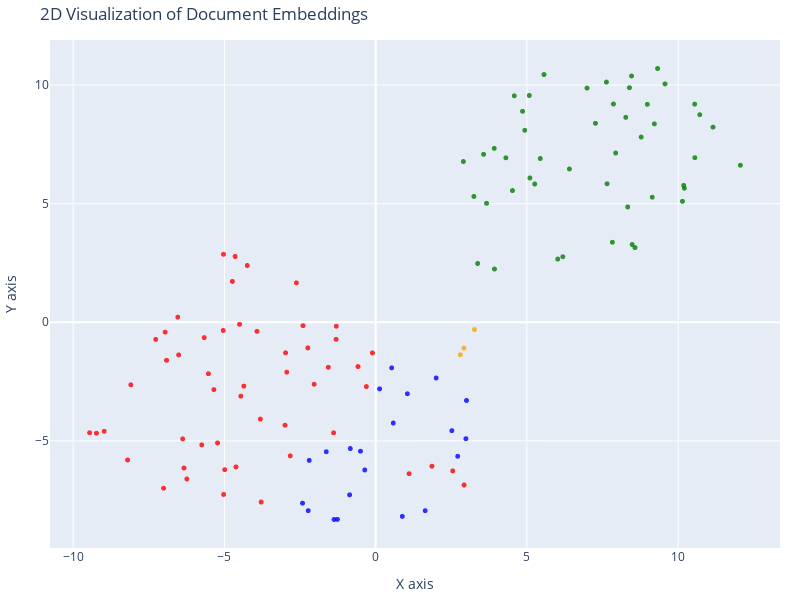

Notebook cell for this chart:
### Code cell
## turn the viz in 2D
tsne = TSNE(n_components=2, random_state=42)
reduced_vectors = tsne.fit_transform(vectors)

## plotly viz
fig = go.Figure(data=[go.Scattergl(
    x=reduced_vectors[:,0],
    y=reduced_vectors[:,1],
    mode='markers',
    marker=dict(color=colors, size=5, opacity=0.8),
    text = [f"Type: {t}<br>Text: {doc[:100]}..." for t, doc in zip(doc_types, documents)],
    hoverinfo='text'
)])

fig.update_layout(
    title="2D Visualization of Document Embeddings", 
    xaxis_title="X axis", 
    yaxis_title="Y axis",
    width=800,
    height=600,
    margin=dict(l=10, r=20, b=10, t=40)
)

fig.show()

### Figure 1 — Plotly figure (JSON) as saved in the notebook; plotly's stock layout.template omitted (floating-point values rounded to 4 significant figures)
{"data": [{"hoverinfo": "text", "marker": {"color": ["blue", "blue", "blue", "blue", "blue", "blue", "blue", "blue", "blue", "blue", "blue", "blue", "blue", "blue", "blue", "blue", "blue", "blue", "blue", "blue", "blue", "red", "red", "red", "red", "red", "red", "red", "red", "red", "red", "red", "red", "red", "red", "red", "red", "red", "red", "red", "red", "red", "red", "red", "red", "red", "red", "red", "red", "red", "red", "red", "red", "red", "red", "red", "red", "red", "red", "red", "red", "red", "red", "red", "red", "red", "red", "red", "red", "red", "red", "red", "red", "orange", "orange", "orange", "green", "green", "green", "green", "green", "green", "green", "green", "green", "green", "green", "green", "green", "green", "green", "green", "green", "green", "green", "green", "green", "green", "green", "green", "green", "green", "green", "green", "green", "green", "green", "green", "green", "green", "green", "green", "green", "green", "green", "green", "green", "green", "green", "green", "green", "green", "green"], "opacity": 0.8, "size": 5}, "mode": "markers", "text": ["Type: products<br>Text: # Product Summary\n\n# Rellm: AI-Powered Enterprise Reinsurance Solution\n\n## Summary\n\nRellm is an inno...", "Type: products<br>Text: ### Seamless Integrations\nRellm's architecture is designed for effortless integration with existing ...", "Type: products<br>Text: ### Regulatory Compliance Tools\nRellm includes built-in compliance tracking features to help organiz...", "Type: products<br>Text: Join the growing number of organizations leveraging Rellm to enhance their reinsurance processes whi...", "Type: products<br>Text: Experience the future of reinsurance with Rellm, where innovation meets reliability. Let Insurellm h...", "Type: products<br>Text: # Product Summary\n\n# Markellm\n\n## Summary\n\nMarkellm is an innovative two-sided marketplace designed ...", "Type: products<br>Text: - **User-Friendly Interface**: Designed with user experience in mind, Markellm features an intuitive...", "Type: products<br>Text: - **Customer Support**: Our dedicated support team is always available to assist both consumers and ...", "Type: products<br>Text: ### For Insurance Companies:\n- **Basic Listing Fee**: $199/month for a featured listing on the platf...", "Type: products<br>Text: ### Q3 2025\n- Initiate a comprehensive marketing campaign targeting both consumers and insurers to i...", "Type: products<br>Text: # Product Summary\n\n# Homellm\n\n## Summary\nHomellm is an innovative home insurance product developed b...", "Type: products<br>Text: ### 2. Dynamic Pricing Model\nWith Homellm's innovative dynamic pricing model, insurance providers ca...", "Type: products<br>Text: ### 5. Multi-Channel Integration\nHomellm seamlessly integrates into existing insurance platforms, pr...", "Type: products<br>Text: - **Basic Tier:** Starting at $5,000/month for small insurers with basic integration features.\n- **S...", "Type: products<br>Text: All tiers include a comprehensive training program and ongoing updates to ensure optimal performance...", "Type: products<br>Text: With Homellm, Insurellm is committed to transforming the landscape of home insurance, ensuring both ...", "Type: products<br>Text: # Product Summary\n\n# Carllm\n\n## Summary\n\nCarllm is an innovative auto insurance product developed by...", "Type: products<br>Text: - **Instant Quoting**: With Carllm, insurance companies can offer near-instant quotes to customers, ...", "Type: products<br>Text: - **Mobile Integration**: Carllm is designed to work seamlessly with mobile applications, providing ...", "Type: products<br>Text: - **Professional Tier**: $2,500/month\n  - For medium-sized companies.\n  - All Basic Tier features pl...", "Type: products<br>Text: ### Q2 2025: Customer Experience Improvements\n- Launch of a new **mobile app** for end-users.\n- Intr...", "Type: contracts<br>Text: # Contract with GreenField Holdings for Markellm\n\n**Effective Date:** November 15, 2023  \n**Contract...", "Type: contracts<br>Text: ## Renewal\n1. **Automatic Renewal**: This contract will automatically renew for sequential one-year ...", "Type: contracts<br>Text: ## Features\n1. **AI-Powered Matching**: Access to advanced algorithms that connect GreenField Holdin...", "Type: contracts<br>Text: ## Support\n1. **Customer Support Access**: The Client will have access to dedicated support through ...", "Type: contracts<br>Text: **Signatures:**  \n_________________________                           _________________________  \n**...", "Type: contracts<br>Text: # Contract with Apex Reinsurance for Rellm: AI-Powered Enterprise Reinsurance Solution\n\n## Terms\n\n1....", "Type: contracts<br>Text: ## Renewal\n\n1. **Automatic Renewal**: This Agreement will automatically renew for successive one-yea...", "Type: contracts<br>Text: 2. **Seamless Integrations**: The architecture of Rellm allows for easy integration with existing sy...", "Type: contracts<br>Text: 1. **Technical Support**: Provider shall offer dedicated technical support to the Client via phone, ...", "Type: contracts<br>Text: **Insurellm, Inc.**  \n_____________________________  \nAuthorized Signature   \nDate: ________________...", "Type: contracts<br>Text: # Contract with Greenstone Insurance for Homellm\n\n---\n\n## Terms\n\n1. **Parties**: This Contract (\"Agr...", "Type: contracts<br>Text: 4. **Payment Terms**: \n   - The Customer shall pay an amount of $10,000 per month for the Standard T...", "Type: contracts<br>Text: ---\n\n## Features\n\n- **AI-Powered Risk Assessment**: Customer will have access to enhanced risk evalu...", "Type: contracts<br>Text: - **Customer Portal**: A dedicated portal will be provided, allowing the Customer's clients to manag...", "Type: contracts<br>Text: ______________________________  \n[Name], [Title]  \nDate: ______________________\n\n**For Greenstone In...", "Type: contracts<br>Text: # Contract with Roadway Insurance Inc. for Carllm\n\n---\n\n## Terms\n\n1. **Agreement Effective Date**: T...", "Type: contracts<br>Text: ---\n\n## Renewal\n\n1. **Automatic Renewal**: This agreement will automatically renew for an additional...", "Type: contracts<br>Text: ---\n\n## Features\n\n1. **Access to Core Features**: Roadway Insurance Inc. will have access to all Pro...", "Type: contracts<br>Text: ---\n\n## Support\n\n1. **Technical Support**: Roadway Insurance Inc. will receive priority technical su...", "Type: contracts<br>Text: # Contract with Stellar Insurance Co. for Rellm\n\n## Terms\nThis contract is made between **Insurellm*...", "Type: contracts<br>Text: ### Termination\nEither party may terminate this agreement with a **30-day written notice**. In the e...", "Type: contracts<br>Text: ## Features\nStellar Insurance Co. will receive access to the following features of the Rellm product...", "Type: contracts<br>Text: ## Support\nInsurellm provides Stellar Insurance Co. with the following support services:\n\n- **24/7 T...", "Type: contracts<br>Text: # Contract with TechDrive Insurance for Carllm\n\n**Contract Date:** October 1, 2024  \n**Contract Dura...", "Type: contracts<br>Text: ## Renewal\n\n1. **Automatic Renewal**: This contract shall automatically renew for additional one-yea...", "Type: contracts<br>Text: ## Support\n\n1. **Customer Support**: Insurellm will provide 24/7 customer support to TechDrive Insur...", "Type: contracts<br>Text: **TechDrive Insurance Representative:**  \nName: Sarah Johnson  \nTitle: Operations Director  \nDate: _...", "Type: contracts<br>Text: # Contract with Belvedere Insurance for Markellm\n\n## Terms\nThis Contract (\"Agreement\") is made and e...", "Type: contracts<br>Text: ## Renewal\n1. **Renewal Terms**: This Agreement may be renewed for additional one-year terms upon mu...", "Type: contracts<br>Text: ## Features\n1. **AI-Powered Matching**: Belvedere Insurance will benefit from Markellm's AI-powered ...", "Type: contracts<br>Text: ## Support\n1. **Technical Support**: Technical support will be available from 9 AM to 7 PM EST, Mond...", "Type: contracts<br>Text: **Belvedere Insurance**  \nSignature: ______________________  \nName: [Authorized Signatory]  \nTitle: ...", "Type: contracts<br>Text: # Contract with Velocity Auto Solutions for Carllm\n\n**Contract Date:** October 1, 2023  \n**Contract ...", "Type: contracts<br>Text: ## Renewal\n\n1. **Automatic Renewal**: This contract will automatically renew for successive 12-month...", "Type: contracts<br>Text: ## Support\n\n1. **Customer Support**: Velocity Auto Solutions will have access to Insurellm’s custome...", "Type: contracts<br>Text: # Contract with GreenValley Insurance for Homellm\n\n**Contract Date:** October 6, 2023  \n**Contract N...", "Type: contracts<br>Text: 4. **Confidentiality:** Both parties agree to maintain the confidentiality of proprietary informatio...", "Type: contracts<br>Text: 1. **AI-Powered Risk Assessment:** Access to advanced AI algorithms for real-time risk evaluations.\n...", "Type: contracts<br>Text: 3. **Regular Updates:** Insurellm will offer ongoing updates and enhancements to the Homellm platfor...", "Type: contracts<br>Text: # Contract with EverGuard Insurance for Rellm: AI-Powered Enterprise Reinsurance Solution\n\n**Contrac...", "Type: contracts<br>Text: 4. **Usage Rights**: EverGuard Insurance is granted a non-exclusive, non-transferable license to acc...", "Type: contracts<br>Text: 1. **Core Functionality**: Rellm provides EverGuard Insurance with advanced AI-driven analytics, sea...", "Type: contracts<br>Text: 1. **Customer Support**: Insurellm will provide EverGuard Insurance with 24/7 customer support, incl...", "Type: contracts<br>Text: ---\n\n**Signatures**  \n**For Insurellm**: __________________________  \n**Name**: John Smith  \n**Title...", "Type: contracts<br>Text: # Contract with BrightWay Solutions for Markellm\n\n**Contract Date:** October 5, 2023  \n**Contract ID...", "Type: contracts<br>Text: 3. **Service Level Agreement (SLA):**  \n   Insurellm commits to a 99.9% uptime for the platform with...", "Type: contracts<br>Text: 2. **Real-Time Quote Availability:**  \n   Consumers sourced via BrightWay Solutions will receive rea...", "Type: contracts<br>Text: 3. **Training and Onboarding:**  \n   Insurellm agrees to provide one free training session on how to...", "Type: contracts<br>Text: # Contract with Pinnacle Insurance Co. for Homellm\n\n## Terms\nThis contract (\"Contract\") is entered i...", "Type: contracts<br>Text: ## Renewal\n1. **Renewal Terms**: At the end of the initial term, this Contract shall automatically r...", "Type: contracts<br>Text: ## Features\n1. **AI-Powered Risk Assessment**: Utilized for tailored underwriting decisions specific...", "Type: contracts<br>Text: ## Support\n1. **Technical Support**: Insurellm shall provide 24/7 technical support via an email and...", "Type: company<br>Text: # Overview of Insurellm\n\nInsurellm is an innovative insurance tech firm with 200 employees across th...", "Type: company<br>Text: # Careers at Insurellm\n\nInsurellm is hiring! We are looking for talented software engineers, data sc...", "Type: company<br>Text: # About Insurellm\n\nInsurellm was founded by Avery Lancaster in 2015 as an insurance tech startup des...", "Type: employees<br>Text: # HR Record\n\n# Alex Chen\n\n## Summary\n- **Date of Birth:** March 15, 1990  \n- **Job Title:** Backend ...", "Type: employees<br>Text: ## Annual Performance History\n- **2020:**  \n  - Completed onboarding successfully.  \n  - Met expecta...", "Type: employees<br>Text: ## Compensation History\n- **2020:** Base Salary: $80,000  \n- **2021:** Base Salary Increase to $90,0...", "Type: employees<br>Text: Alex Chen continues to be a vital asset at Insurellm, contributing significantly to innovative backe...", "Type: employees<br>Text: # HR Record\n\n# Oliver Spencer\n\n## Summary\n- **Date of Birth**: May 14, 1990  \n- **Job Title**: Backe...", "Type: employees<br>Text: ## Annual Performance History\n- **2018**: **3/5** - Adaptable team player but still learning to take...", "Type: employees<br>Text: ## Compensation History\n- **March 2018**: Initial salary of $80,000.\n- **July 2019**: Salary increas...", "Type: employees<br>Text: # HR Record\n\n# Emily Tran\n\n## Summary\n- **Date of Birth:** March 18, 1991  \n- **Job Title:** Digital...", "Type: employees<br>Text: - **January 2017 - May 2018**: Marketing Intern  \n  - Supported the Marketing team by collaborating ...", "Type: employees<br>Text: - **2021**:  \n  - Performance Rating: Meets Expectations  \n  - Key Achievements: Contributed to the ...", "Type: employees<br>Text: - **Professional Development Goals**:  \n  - Emily Tran aims to become a Marketing Manager within the...", "Type: employees<br>Text: # HR Record\n\n# Jordan Blake\n\n## Summary\n- **Date of Birth:** March 15, 1993  \n- **Job Title:** Sales...", "Type: employees<br>Text: ## Annual Performance History\n- **2021:** First year at Insurellm; achieved 90% of monthly targets. ...", "Type: employees<br>Text: ## Other HR Notes\n- Jordan has shown an interest in continuing education, actively participating in ...", "Type: employees<br>Text: # Avery Lancaster\n\n## Summary\n- **Date of Birth**: March 15, 1985  \n- **Job Title**: Co-Founder & Ch...", "Type: employees<br>Text: - **2010 - 2013**: Business Analyst at Edge Analytics  \n  Prior to joining Innovate, Avery worked as...", "Type: employees<br>Text: - **2018**: **Exceeds Expectations**  \n  Under Avery’s pivoted vision, Insurellm launched two new su...", "Type: employees<br>Text: - **2022**: **Satisfactory**  \n  Avery focused on rebuilding team dynamics and addressing employee c...", "Type: employees<br>Text: ## Compensation History\n- **2015**: $150,000 base salary + Significant equity stake  \n- **2016**: $1...", "Type: employees<br>Text: ## Other HR Notes\n- **Professional Development**: Avery has actively participated in leadership trai...", "Type: employees<br>Text: # HR Record\n\n# Maxine Thompson\n\n## Summary\n- **Date of Birth:** January 15, 1991  \n- **Job Title:** ...", "Type: employees<br>Text: ## Insurellm Career Progression\n- **January 2017 - October 2018**: **Junior Data Engineer**  \n  * Ma...", "Type: employees<br>Text: ## Annual Performance History\n- **2017**: *Meets Expectations*  \n  Maxine showed potential in her ro...", "Type: employees<br>Text: - **2021**: *Exceeds Expectations*  \n  Maxine spearheaded the transition to a new data warehousing s...", "Type: employees<br>Text: ## Compensation History\n- **2017**: $70,000 (Junior Data Engineer)  \n- **2018**: $75,000 (Junior Dat...", "Type: employees<br>Text: # Samantha Greene\n\n## Summary\n- **Date of Birth:** October 14, 1990\n- **Job Title:** HR Generalist\n-...", "Type: employees<br>Text: ## Annual Performance History\n- **2020:** Exceeds Expectations  \n  Samantha Greene demonstrated exce...", "Type: employees<br>Text: ## Compensation History\n- **2020:** Base Salary - $55,000  \n  The entry-level salary matched industr...", "Type: employees<br>Text: - **2023:** Base Salary - $70,000  \n  Recognized for substantial improvement in employee relations m...", "Type: employees<br>Text: # HR Record\n\n# Alex Thomson\n\n## Summary\n- **Date of Birth:** March 15, 1995  \n- **Job Title:** Sales...", "Type: employees<br>Text: ## Annual Performance History  \n- **2022** - Rated as \"Exceeds Expectations.\" Alex Thomson achieved ...", "Type: employees<br>Text: ## Other HR Notes\n- Alex Thomson is an active member of the Diversity and Inclusion committee at Ins...", "Type: employees<br>Text: # HR Record\n\n# Samuel Trenton\n\n## Summary\n- **Date of Birth:** April 12, 1989  \n- **Job Title:** Sen...", "Type: employees<br>Text: ## Annual Performance History\n- **2023:** Rating: 4.5/5  \n  *Samuel exceeded expectations, successfu...", "Type: employees<br>Text: ## Compensation History\n- **2023:** Base Salary: $115,000 + Bonus: $15,000  \n  *Annual bonus based o...", "Type: employees<br>Text: - **Engagement in Company Culture:** Regularly participates in team-building events and contributes ...", "Type: employees<br>Text: # HR Record\n\n# Alex Harper\n\n## Summary\n- **Date of Birth**: March 15, 1993  \n- **Job Title**: Sales ...", "Type: employees<br>Text: ## Annual Performance History  \n- **2021**:  \n  - **Performance Rating**: 4.5/5  \n  - **Key Achievem...", "Type: employees<br>Text: - **2022**:  \n  - **Base Salary**: $65,000 (Promotion to Senior SDR)  \n  - **Bonus**: $13,000 (20% o...", "Type: employees<br>Text: # HR Record\n\n# Jordan K. Bishop\n\n## Summary\n- **Date of Birth:** March 15, 1990\n- **Job Title:** Fro...", "Type: employees<br>Text: ## Annual Performance History\n- **2019:** Exceeds Expectations - Continuously delivered high-quality...", "Type: employees<br>Text: ## Compensation History\n- **June 2018:** Starting Salary - $85,000\n- **June 2019:** Salary Increase ...", "Type: employees<br>Text: ## Other HR Notes\n- Jordan K. Bishop has been an integral part of club initiatives, including the In...", "Type: employees<br>Text: # HR Record\n\n# Emily Carter\n\n## Summary\n- **Date of Birth:** August 12, 1990  \n- **Job Title:** Acco...", "Type: employees<br>Text: - **2017-2019:** Marketing Intern  \n  - Assisted with market research and campaign development for s...", "Type: employees<br>Text: ## Compensation History\n| Year | Base Salary | Bonus         | Total Compensation |\n|------|--------...", "Type: employees<br>Text: Emily Carter exemplifies the kind of talent that drives Insurellm's success and is an invaluable ass..."], "type": "scattergl", "x": [1.049, 0.1305, 0.5292, 0.5827, 2.001, -0.5021, -0.8387, -1.632, -2.196, -0.3603, 2.519, 2.713, 2.984, 0.882, 1.638, 3.004, -1.264, -1.375, -2.23, -2.417, -0.8607, -5.529, -8.974, 1.106, -2.825, -4.645, -2.978, -2.034, -0.3065, -3.922, -4.244, -6.513, -8.094, 2.548, -5.667, -5.031, -7.01, -8.201, -3.785, -5.025, -2.401, -2.938, -0.1061, -1.302, -6.337, -4.99, -5.748, -6.38, -5.348, -9.456, -1.39, -4.499, -4.736, -6.241, -4.617, -5.227, -7.27, -6.959, 1.86, -6.541, -2.243, -1.564, -0.583, -1.308, -2.62, -4.456, -3.81, -2.996, -4.358, -6.914, -9.229, 2.924, -5.039, 2.799, 3.266, 2.918, 5.1, 10.21, 8.391, 3.929, 5.259, 10.18, 8.46, 4.856, 5.08, 6.988, 4.583, 4.305, 7.861, 3.248, 6.02, 7.826, 8.48, 8.573, 9.567, 6.188, 6.406, 7.652, 9.144, 8.332, 7.934, 11.15, 10.55, 10.55, 10.71, 3.569, 8.778, 2.901, 5.442, 9.215, 8.981, 12.06, 3.92, 8.268, 7.266, 4.522, 10.14, 9.321, 3.668, 4.93, 5.565, 7.629, 3.372], "y": [-3.014, -2.808, -1.921, -4.249, -2.349, -5.436, -5.323, -5.457, -5.822, -6.227, -4.57, -5.65, -4.908, -8.183, -7.943, -3.297, -8.31, -8.314, -7.942, -7.626, -7.276, -2.17, -4.597, -6.384, -5.632, 2.773, -1.289, -2.612, -2.711, -0.3818, 2.393, -1.376, -2.637, -6.266, -0.6466, 2.865, -6.997, -5.805, -7.579, -7.258, -0.1444, -2.104, -1.292, -0.1678, -6.146, -6.214, -5.167, -4.916, -2.84, -4.657, -4.66, -0.08775, 1.723, -6.606, -6.1, -5.088, -0.7202, -0.4165, -6.067, 0.2173, -1.08, -1.899, -1.868, -0.7193, 1.662, -3.114, -4.082, -4.339, -2.692, -1.604, -4.678, -6.861, -0.3454, -1.37, -0.3058, -1.09, 6.085, 5.65, 9.89, 2.243, 5.829, 5.771, 10.38, 8.896, 9.562, 9.873, 9.547, 6.933, 9.201, 5.306, 2.664, 3.374, 3.278, 3.148, 10.05, 2.763, 6.465, 5.839, 5.272, 4.861, 7.135, 8.228, 6.938, 9.197, 8.752, 7.08, 7.808, 6.776, 6.903, 8.366, 9.188, 6.62, 7.332, 8.64, 8.388, 5.553, 5.098, 10.7, 5.015, 8.094, 10.45, 10.13, 2.478]}], "layout": {"height": 600, "margin": {"b": 10, "l": 10, "r": 20, "t": 40}, "title": {"text": "2D Visualization of Document Embeddings"}, "width": 800, "xaxis": {"title": {"text": "X axis"}}, "yaxis": {"title": {"text": "Y axis"}}}}
